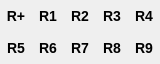
<?xml version="1.0" encoding="UTF-8"?>
<ui version="4.0">
 <class>RGroupPopup</class>
 <widget class="QWidget" name="RGroupPopup">
  <property name="geometry">
   <rect>
    <x>0</x>
    <y>0</y>
    <width>160</width>
    <height>64</height>
   </rect>
  </property>
  <property name="windowTitle">
   <string>Form</string>
  </property>
  <layout class="QGridLayout" name="gridLayout">
   <property name="leftMargin">
    <number>0</number>
   </property>
   <property name="topMargin">
    <number>0</number>
   </property>
   <property name="rightMargin">
    <number>0</number>
   </property>
   <property name="bottomMargin">
    <number>0</number>
   </property>
   <property name="spacing">
    <number>0</number>
   </property>
   <item row="0" column="1">
    <widget class="QToolButton" name="new_rgroup_btn">
     <property name="minimumSize">
      <size>
       <width>32</width>
       <height>32</height>
      </size>
     </property>
     <property name="font">
      <font>
       <pointsize>-1</pointsize>
       <weight>75</weight>
       <italic>false</italic>
       <bold>true</bold>
      </font>
     </property>
     <property name="styleSheet">
      <string notr="true">QToolButton {
border : none;
font: bold 14px;
}</string>
     </property>
     <property name="text">
      <string>R+</string>
     </property>
     <property name="checkable">
      <bool>true</bool>
     </property>
     <attribute name="buttonGroup">
      <string notr="true">group</string>
     </attribute>
    </widget>
   </item>
   <item row="0" column="2">
    <widget class="QToolButton" name="rgroup1_btn">
     <property name="minimumSize">
      <size>
       <width>32</width>
       <height>32</height>
      </size>
     </property>
     <property name="font">
      <font>
       <pointsize>-1</pointsize>
       <weight>75</weight>
       <italic>false</italic>
       <bold>true</bold>
      </font>
     </property>
     <property name="styleSheet">
      <string notr="true">QToolButton {
border : none;
font: bold 14px;
}</string>
     </property>
     <property name="text">
      <string>R1</string>
     </property>
     <property name="checkable">
      <bool>true</bool>
     </property>
     <attribute name="buttonGroup">
      <string notr="true">group</string>
     </attribute>
    </widget>
   </item>
   <item row="1" column="1">
    <widget class="QToolButton" name="rgroup5_btn">
     <property name="minimumSize">
      <size>
       <width>32</width>
       <height>32</height>
      </size>
     </property>
     <property name="font">
      <font>
       <pointsize>-1</pointsize>
       <weight>75</weight>
       <italic>false</italic>
       <bold>true</bold>
      </font>
     </property>
     <property name="styleSheet">
      <string notr="true">QToolButton {
border : none;
font: bold 14px;
}</string>
     </property>
     <property name="text">
      <string>R5</string>
     </property>
     <property name="checkable">
      <bool>true</bool>
     </property>
     <attribute name="buttonGroup">
      <string notr="true">group</string>
     </attribute>
    </widget>
   </item>
   <item row="1" column="2">
    <widget class="QToolButton" name="rgroup6_btn">
     <property name="minimumSize">
      <size>
       <width>32</width>
       <height>32</height>
      </size>
     </property>
     <property name="font">
      <font>
       <pointsize>-1</pointsize>
       <weight>75</weight>
       <italic>false</italic>
       <bold>true</bold>
      </font>
     </property>
     <property name="styleSheet">
      <string notr="true">QToolButton {
border : none;
font: bold 14px;
}</string>
     </property>
     <property name="text">
      <string>R6</string>
     </property>
     <property name="checkable">
      <bool>true</bool>
     </property>
     <attribute name="buttonGroup">
      <string notr="true">group</string>
     </attribute>
    </widget>
   </item>
   <item row="1" column="3">
    <widget class="QToolButton" name="rgroup7_btn">
     <property name="minimumSize">
      <size>
       <width>32</width>
       <height>32</height>
      </size>
     </property>
     <property name="font">
      <font>
       <pointsize>-1</pointsize>
       <weight>75</weight>
       <italic>false</italic>
       <bold>true</bold>
      </font>
     </property>
     <property name="styleSheet">
      <string notr="true">QToolButton {
border : none;
font: bold 14px;
}</string>
     </property>
     <property name="text">
      <string>R7</string>
     </property>
     <property name="checkable">
      <bool>true</bool>
     </property>
     <attribute name="buttonGroup">
      <string notr="true">group</string>
     </attribute>
    </widget>
   </item>
   <item row="0" column="3">
    <widget class="QToolButton" name="rgroup2_btn">
     <property name="minimumSize">
      <size>
       <width>32</width>
       <height>32</height>
      </size>
     </property>
     <property name="font">
      <font>
       <pointsize>-1</pointsize>
       <weight>75</weight>
       <italic>false</italic>
       <bold>true</bold>
      </font>
     </property>
     <property name="styleSheet">
      <string notr="true">QToolButton {
border : none;
font: bold 14px;
}</string>
     </property>
     <property name="text">
      <string>R2</string>
     </property>
     <property name="checkable">
      <bool>true</bool>
     </property>
     <attribute name="buttonGroup">
      <string notr="true">group</string>
     </attribute>
    </widget>
   </item>
   <item row="0" column="4">
    <widget class="QToolButton" name="rgroup3_btn">
     <property name="minimumSize">
      <size>
       <width>32</width>
       <height>32</height>
      </size>
     </property>
     <property name="font">
      <font>
       <pointsize>-1</pointsize>
       <weight>75</weight>
       <italic>false</italic>
       <bold>true</bold>
      </font>
     </property>
     <property name="styleSheet">
      <string notr="true">QToolButton {
border : none;
font: bold 14px;
}</string>
     </property>
     <property name="text">
      <string>R3</string>
     </property>
     <property name="checkable">
      <bool>true</bool>
     </property>
     <attribute name="buttonGroup">
      <string notr="true">group</string>
     </attribute>
    </widget>
   </item>
   <item row="1" column="4">
    <widget class="QToolButton" name="rgroup8_btn">
     <property name="minimumSize">
      <size>
       <width>32</width>
       <height>32</height>
      </size>
     </property>
     <property name="font">
      <font>
       <pointsize>-1</pointsize>
       <weight>75</weight>
       <italic>false</italic>
       <bold>true</bold>
      </font>
     </property>
     <property name="styleSheet">
      <string notr="true">QToolButton {
border : none;
font: bold 14px;
}</string>
     </property>
     <property name="text">
      <string>R8</string>
     </property>
     <property name="checkable">
      <bool>true</bool>
     </property>
     <attribute name="buttonGroup">
      <string notr="true">group</string>
     </attribute>
    </widget>
   </item>
   <item row="1" column="5">
    <widget class="QToolButton" name="rgroup9_btn">
     <property name="minimumSize">
      <size>
       <width>32</width>
       <height>32</height>
      </size>
     </property>
     <property name="font">
      <font>
       <pointsize>-1</pointsize>
       <weight>75</weight>
       <italic>false</italic>
       <bold>true</bold>
      </font>
     </property>
     <property name="styleSheet">
      <string notr="true">QToolButton {
border : none;
font: bold 14px;
}</string>
     </property>
     <property name="text">
      <string>R9</string>
     </property>
     <property name="checkable">
      <bool>true</bool>
     </property>
     <attribute name="buttonGroup">
      <string notr="true">group</string>
     </attribute>
    </widget>
   </item>
   <item row="0" column="5">
    <widget class="QToolButton" name="rgroup4_btn">
     <property name="minimumSize">
      <size>
       <width>32</width>
       <height>32</height>
      </size>
     </property>
     <property name="font">
      <font>
       <pointsize>-1</pointsize>
       <weight>75</weight>
       <italic>false</italic>
       <bold>true</bold>
      </font>
     </property>
     <property name="styleSheet">
      <string notr="true">QToolButton {
border : none;
font: bold 14px;
}</string>
     </property>
     <property name="text">
      <string>R4</string>
     </property>
     <property name="checkable">
      <bool>true</bool>
     </property>
     <attribute name="buttonGroup">
      <string notr="true">group</string>
     </attribute>
    </widget>
   </item>
  </layout>
 </widget>
 <resources>
  <include location="sketcher.qrc"/>
 </resources>
 <connections/>
 <buttongroups>
  <buttongroup name="group"/>
 </buttongroups>
</ui>
